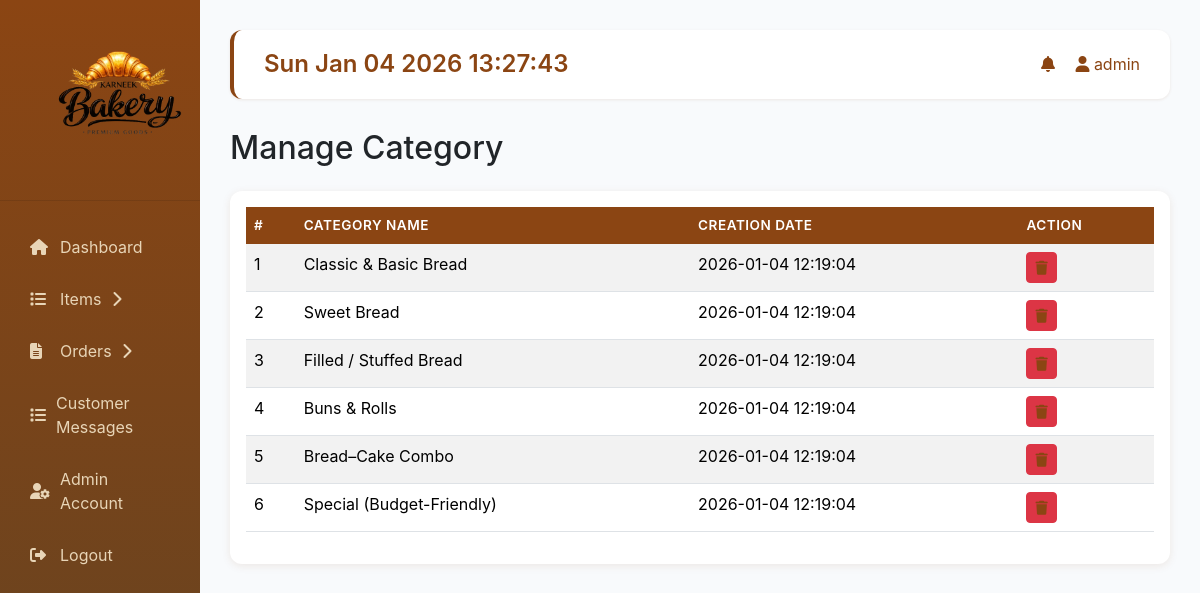
Page /backend/admin/manage-category.php (signed in) on the committed database.
### tables this page shows
CREATE TABLE IF NOT EXISTS categories (
    categoryID INT AUTO_INCREMENT PRIMARY KEY,
    categoryName VARCHAR(255) NOT NULL,
    creationDate DATETIME DEFAULT CURRENT_TIMESTAMP
);

### backend/connect.php (called while the page is built, shortened)
<?php
  function executeQuery($query){
    $conn = $GLOBALS['conn'];
    return mysqli_query($conn, $query);
  }
?>

### backend/admin/manage-category.php (the view, shortened to what this page needs)
<?php
include(__DIR__ . "/includes/header.php");
$query = "SELECT * FROM categories ORDER BY creationDate DESC";
$result = executeQuery($query);
?>
<h2 class="mb-4">Manage Category</h2>
<div class="card">
  <div class="card-body">
    <table class="table table-striped">
      <thead>
        <tr>
          <th>#</th>
          <th>Category Name</th>
          <th>Creation Date</th>
          <th>Action</th>
        </tr>
      </thead>
      <tbody>
        <?php
        $count = 1;
        while($row = mysqli_fetch_assoc($result)):
        ?>
        <tr>
          <td><?php echo $count++; ?></td>
          <td><?php echo $row['categoryName']; ?></td>
          <td><?php echo $row['creationDate']; ?></td>
          <td>
            <form method="POST" class="d-inline">
              <button type="submit" class="btn btn-danger btn-sm" onclick="return confirm('Are you sure?')">
                <i class="fas fa-trash"></i>
              </button>
            </form>
          </td>
        </tr>
        <?php endwhile; ?>
      </tbody>
    </table>
  </div>
</div>
<?php include(__DIR__ . "/includes/footer.php"); ?>

### frontend/css/admin-style.css (style rules this page uses)
:root { --brown-primary: #8B4513; --brown-dark: #654321; --brown-light: #D4A574; --brown-lighter: #E8D5B7; --brown-accent: #CDBA96; }
body { background-color: #faf9f7; font-family: -apple-system, BlinkMacSystemFont, 'Segoe UI', Roboto, 'Helvetica Neue', Arial, sans-serif; }
.table thead th { background-color: var(--brown-primary); color: #fff; border: none; font-weight: 600; text-transform: uppercase; font-size: 0.85rem; letter-spacing: 0.5px; }
.table-striped tbody tr:nth-of-type(odd) { background-color: #faf9f7; }
.card { border: none; box-shadow: 0 2px 8px rgba(139, 69, 19, 0.1); border-radius: 12px; }
i.fas, i.far, i.fab { color: var(--brown-primary); }

### rows in the picture
categories: categoryName "Classic & Basic Bread", creationDate "2026-01-04 12:19:04"
categories: categoryName "Sweet Bread", creationDate "2026-01-04 12:19:04"
categories: categoryName "Filled / Stuffed Bread", creationDate "2026-01-04 12:19:04"
categories: categoryName "Buns & Rolls", creationDate "2026-01-04 12:19:04"
categories: categoryName "Bread–Cake Combo", creationDate "2026-01-04 12:19:04"
categories: categoryName "Special (Budget-Friendly)", creationDate "2026-01-04 12:19:04"

### other values in the picture
$_SESSION['adminUsername'] "admin"
